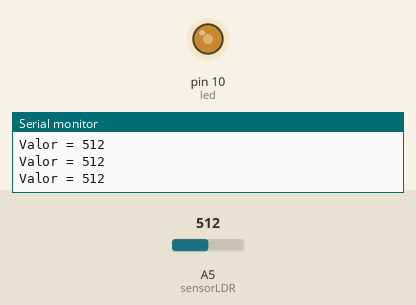
The sketch below on a simulated Arduino Uno, built with avr-gcc and run on an emulated ATmega328P. On the bench: output pins drawn as LEDs (lit = HIGH), the last lines printed to the serial monitor. The inputs (shaded band) are chosen by the test bench; at power-on: A5 (sensorLDR) = 512.

Above: at 1.2 s.
1.3 s: A5 (sensorLDR) set to 11
At 1.8 s:
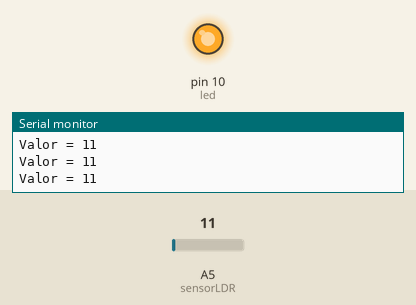
2.8 s: A5 (sensorLDR) set to 8
At 4.0 s:
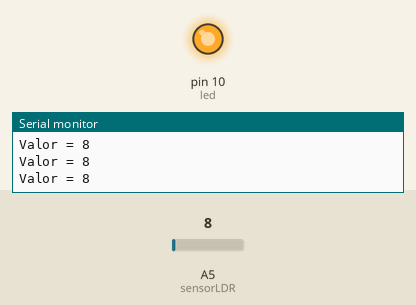
5.8 s: A5 (sensorLDR) set to 306
At 6.3 s:
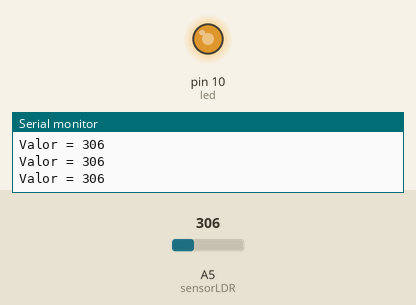
7.3 s: A5 (sensorLDR) set to 900
At 8.5 s:
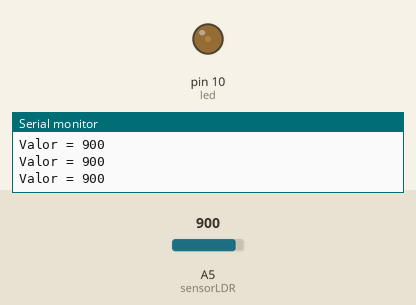
8.8 s: A5 (sensorLDR) set to 991
At 9.8 s:
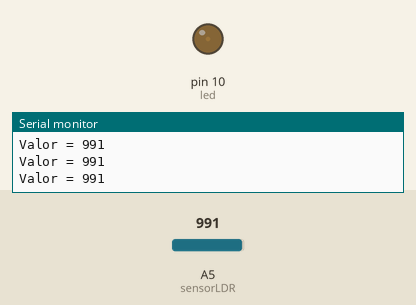
11.8 s: A5 (sensorLDR) set to 1009
At 12.2 s:
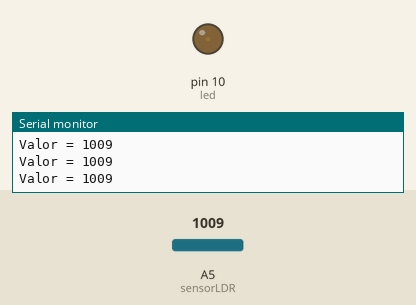
Timing chart, 0 to 14.3 s (numbered marks = the images above; inputs shaded):
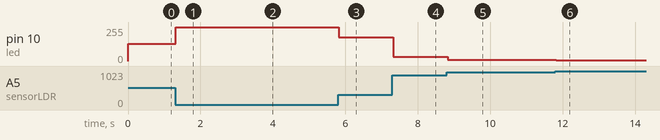

Measured:
- after the input at 1.3 s, pin 10 (led): 128/255 → 253/255 at once
- after the input at 2.8 s, pin 10 (led): 253/255 → 254/255 at once
- after the input at 5.8 s, pin 10 (led): 254/255 → 179/255 at once
- after the input at 7.3 s, pin 10 (led): 179/255 → 31/255 at once
- after the input at 8.8 s, pin 10 (led): 31/255 → 8/255 at once
- after the input at 11.8 s, pin 10 (led): 8/255 → 4/255 at once

The sketch:

Luminosidade_potenciometro.ino
```cpp
int sensorLDR = A5;
int luminosidade;
int pwm;
int led = 10;

void setup() {
  pinMode (led, OUTPUT);
  Serial.begin(9600);
}

void loop() {
  luminosidade = analogRead (sensorLDR);
  Serial.print ("Valor = ");
  Serial.println (luminosidade);
  pwm = map (luminosidade, 0, 1023, 255, 0);
  analogWrite (led, pwm);
}
```
